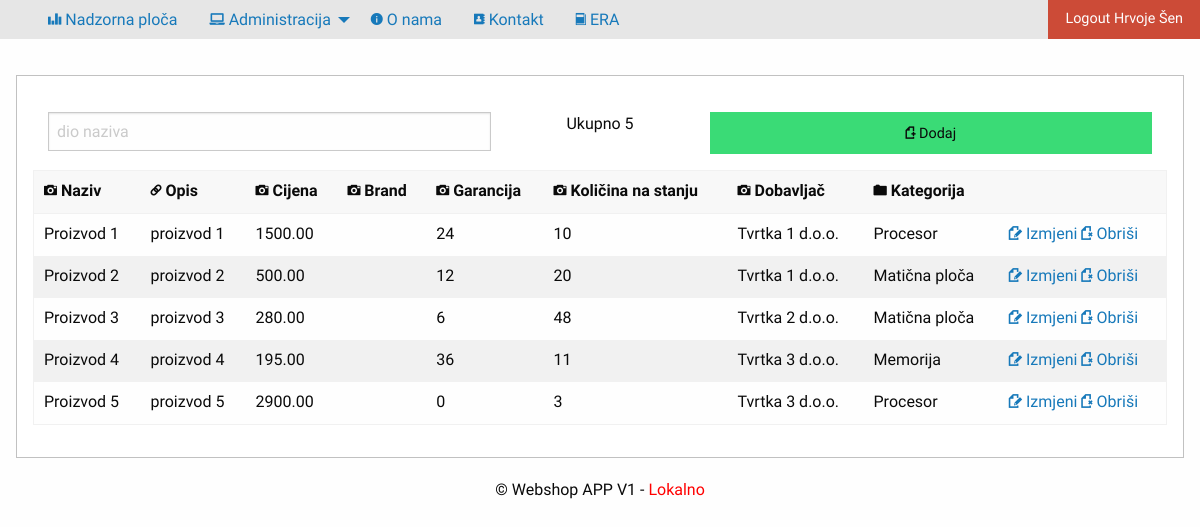
Screenshot of /privatno/proizvodi/index.php (signed in) with the database file from the repository.
### tables this page shows
create table proizvod(
sifra			int (6) not null primary key auto_increment,
naziv			varchar (50) not null,
opis			varchar (1000) not null,
cijena			decimal (18,2) not null,
brand			varchar (50),
garancija		int (2) default 0,
kolicina		int (4) not null default 0,
dobavljac_FK	int (6) not null,
kategorija_FK	int (6) not null
);

create table dobavljac(
sifra			int (6) not null primary key auto_increment,
oib				char (11) not null,
naziv			varchar (100) not null,
ziroracun		varchar (50) not null,
email			varchar (100),
adresa			varchar (255),
mjesto			varchar (255),
postanskiBroj	int (5)
);

create table kategorija(
sifra			int (6) primary key auto_increment,
naziv			varchar (50) not null,
slika			varchar (255),
opis			varchar (50)
);

### konfiguracija.php (called while the page is built, shortened)
<?php
$rezultataPoStranici=10;

### privatno/proizvodi/index.php (the view, shortened to what this page needs)
<?php include_once '../../konfiguracija.php';  provjeraLogin(); ?>
<?php
$uvjet = isset($_GET["uvjet"]) ? $_GET["uvjet"] : "";
$stranica=1;
?>
<!doctype html>
<html class="no-js" lang="en" dir="ltr">
	<head>
		<?php include_once '../../predlosci/zaglavlje.php'; ?>
	</head>
	<body>
		<?php include_once '../../predlosci/izbornik.php'; ?>
		<div class="row">
			<div class="callout">
				<div class="row">
					<div class="grid-x grid-padding-x">
						<div class="large-auto cell">
							<form method="GET">
								<input type="text" placeholder="dio naziva" name="uvjet" value="<?php echo $uvjet; ?>"/>
							</form>
						</div>
						<?php
							$uvjetUpit="%" . $uvjet . "%";
							$izraz=$veza->prepare("select count(*) from proizvod
							inner join dobavljac on dobavljac.sifra=proizvod.dobavljac_FK
							inner join kategorija on kategorija.sifra=proizvod.kategorija_FK
							where concat (proizvod.naziv, dobavljac.naziv, kategorija.naziv) like :uvjet");
							$izraz->execute(array("uvjet"=>$uvjetUpit));
							$ukupnoProizvoda=$izraz->fetchColumn();
					?>
						<div class="cell large-2" style="text-align: center;">Ukupno <?php
						echo $ukupnoProizvoda;
						?><br />
						</div>
						<div class="large-auto cell">
							<a href="unos.php" class="success button expanded"><i title="Dodaj" class="step fi-page-add size-48"></i> Dodaj</a></th>
						</div>
					</div>
				</div>
					<table>
						<thead>
							<tr>
								<th><i title="Naziv" class="step fi-camera size-48"></i> Naziv</th>
								<th><i title="Opis" class="step fi-link size-48"></i> Opis</th>
								<th><i title="Cijena" class="step fi-camera size-48"></i> Cijena</th>
								<th><i title="Brand" class="step fi-camera size-48"></i> Brand</th>
								<th><i title="Garancija" class="step fi-camera size-48"></i> Garancija</th>
								<th><i title="Količina" class="step fi-camera size-48"></i> Količina na stanju</th>
								<th><i title="Dobavljač" class="step fi-camera size-48"></i> Dobavljač</th>
								<th><i title="Kategorija" class="step fi-folder size-48"></i> Kategorija</th>
								<th></th>
							</tr>
						</thead>
						<tbody>
							<?php
							$izraz = $veza->prepare("select proizvod.sifra, proizvod.naziv, proizvod.opis,
							proizvod.cijena, proizvod.brand, proizvod.garancija, proizvod.kolicina,
							dobavljac.naziv as dobavljac, kategorija.naziv as kategorija
							from proizvod
							inner join dobavljac on dobavljac.sifra=proizvod.dobavljac_FK
							inner join kategorija on kategorija.sifra=proizvod.kategorija_FK
							where concat (proizvod.naziv, dobavljac.naziv, kategorija.naziv) like :uvjet limit " . (($rezultataPoStranici*$stranica)-$rezultataPoStranici) . ", " . $rezultataPoStranici);
							$izraz->execute(array("uvjet"=>$uvjetUpit));
							$rezultati = $izraz->fetchAll(PDO::FETCH_OBJ);
							foreach ($rezultati as $red) :
							?>
							<tr>
								<td><?php echo $red->naziv; ?></td>
								<td><?php echo $red->opis; ?></td>
								<td><?php echo $red->cijena; ?></td>
								<td><?php echo $red->brand; ?></td>
								<td><?php echo $red->garancija; ?></td>
								<td><?php echo $red->kolicina; ?></td>
								<td><?php echo $red->dobavljac; ?></td>
								<td><?php echo $red->kategorija; ?></td>
								<td>
									<a href="promjena.php?sifra=<?php echo $red->sifra;
									if(isset($_GET["uvjet"])){
										echo "&uvjet=" . $_GET["uvjet"];
									}?>"><i title="Promjena" class="step fi-page-edit size-48"></i> Izmjeni</a>
									<a href="brisanje.php?sifra=<?php echo $red->sifra;
										if(isset($_GET["uvjet"])){
										echo "&uvjet=" . $_GET["uvjet"];
									}?>"><i title="Obriši" class="step fi-page-delete size-48"></i> Obriši</a>
								</td>
							</tr>
							<?php endforeach; ?>
						</tbody>
					</table>
			</div>
		</div>
		<?php	include_once '../../predlosci/podnozje.php'; ?>
	</body>
</html>

### css/app.css (style rules this page uses)
body { font-family: 'Source Sans Pro', sans-serif; }
.row { max-width: 100%; padding-top: 20px; }

### rows the page displays
proizvod: naziv "Proizvod 1", opis "proizvod 1", cijena "1500.00", garancija "24", kolicina "10", dobavljac_FK.naziv "Tvrtka 1 d.o.o.", kategorija_FK.naziv "Procesor"
proizvod: naziv "Proizvod 2", opis "proizvod 2", cijena "500.00", garancija "12", kolicina "20", dobavljac_FK.naziv "Tvrtka 1 d.o.o.", kategorija_FK.naziv "Matična ploča"
proizvod: naziv "Proizvod 3", opis "proizvod 3", cijena "280.00", garancija "6", kolicina "48", dobavljac_FK.naziv "Tvrtka 2 d.o.o.", kategorija_FK.naziv "Matična ploča"
proizvod: naziv "Proizvod 4", opis "proizvod 4", cijena "195.00", garancija "36", kolicina "11", dobavljac_FK.naziv "Tvrtka 3 d.o.o.", kategorija_FK.naziv "Memorija"
proizvod: naziv "Proizvod 5", opis "proizvod 5", cijena "2900.00", garancija "0", kolicina "3", dobavljac_FK.naziv "Tvrtka 3 d.o.o.", kategorija_FK.naziv "Procesor"

### other values shown
$_SESSION["logiran"]->ime "Hrvoje"
$_SESSION["logiran"]->prezime "Šen"
$ukupnoProizvoda "5"
$naslovAplikacije "Webshop APP V1"
